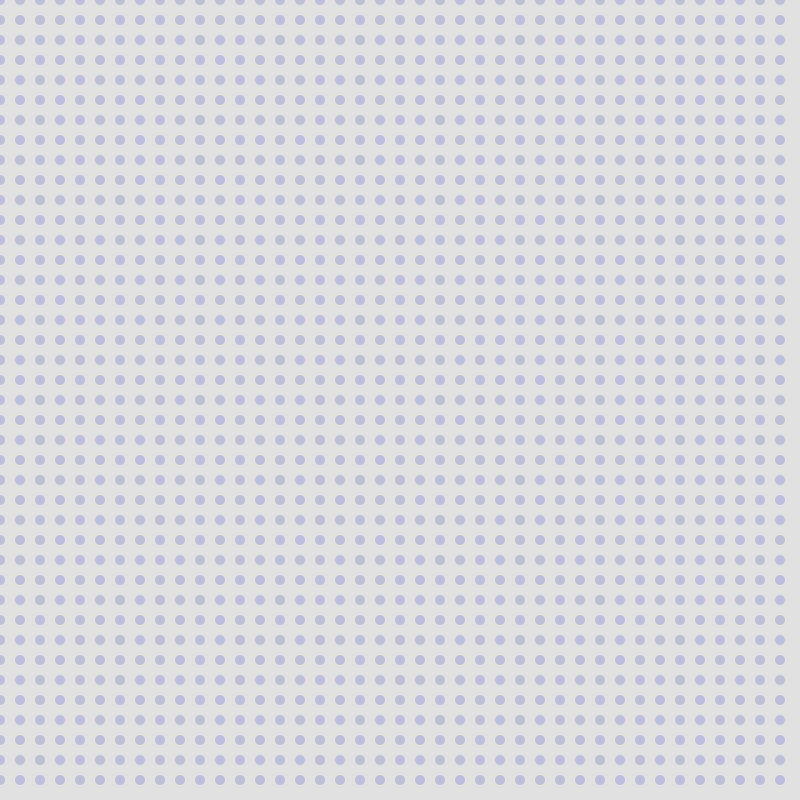
Frame 1 (no input)
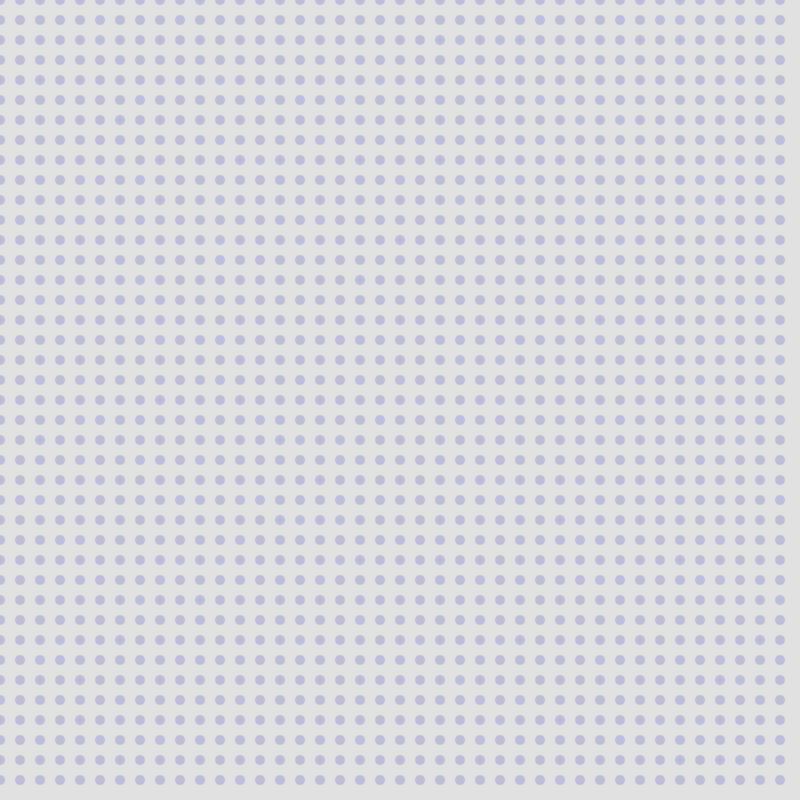
Frame 60 (the mouse pressed at the canvas centre just before this capture)
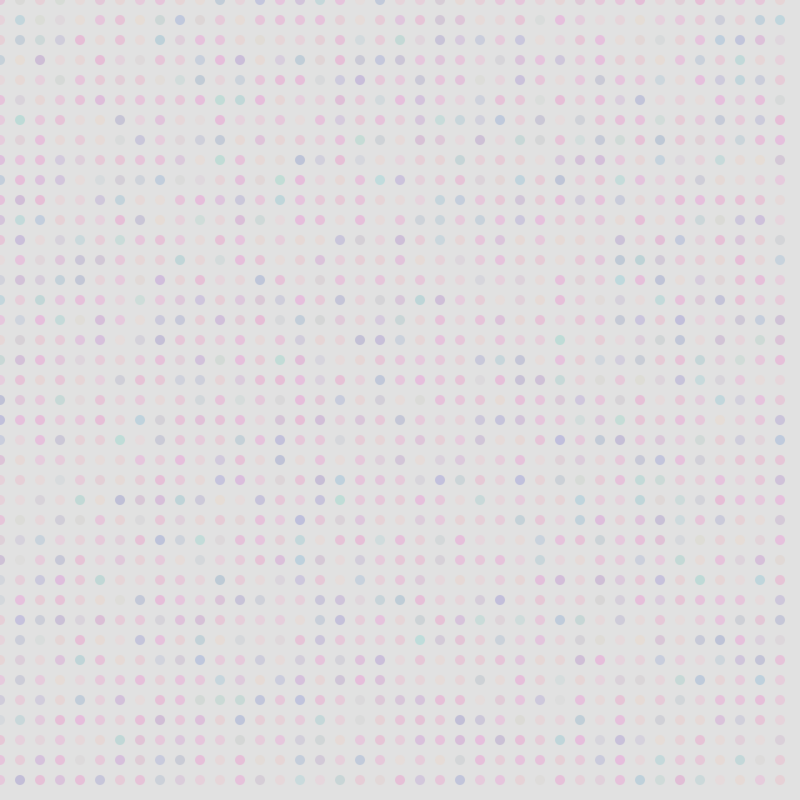
Frame 120 (the mouse held since frame 60 and released just before this capture)

The Processing sketch that drew these frames (run headless with seeded random() and noise(); from frame 60 on, the mouse is pressed at the canvas centre):

// Processing sketch: processing_134326
// ── processing_134326.pde

 void setup(){
  size(800,800);
  smooth();
}
void draw(){
  background(225);
  noStroke();
  for(int i=0;i<800;i=i+20){
    for(int j=0;j<800;j=j+20){
      fill(random(mouseX*1.5),random(mouseY/2),random(150,200),40);
      ellipse(j,i,10,10);
      
      frameRate(20);
    }
  }
}
